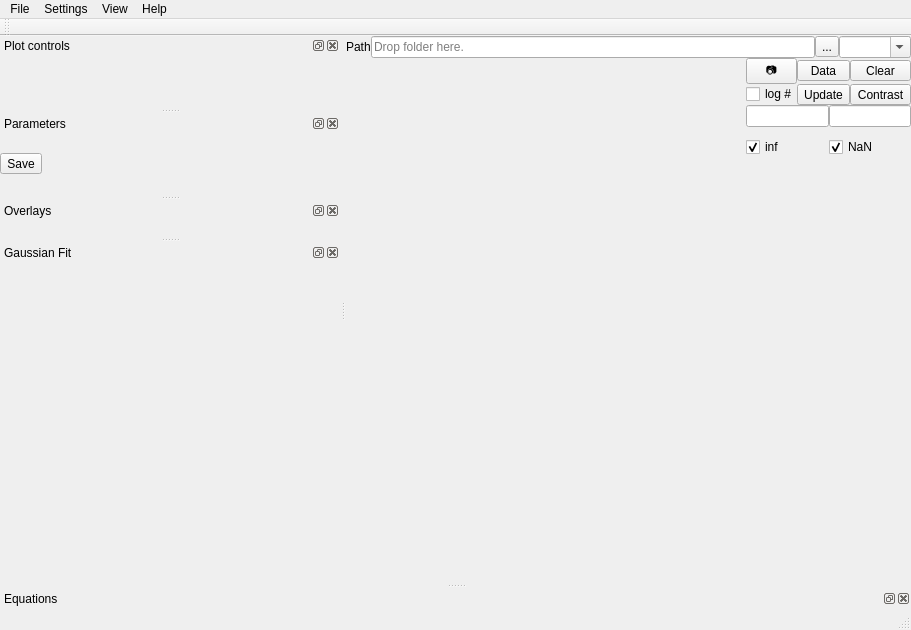
<?xml version="1.0" encoding="UTF-8"?>
<ui version="4.0">
 <class>MainWindow</class>
 <widget class="QMainWindow" name="MainWindow">
  <property name="geometry">
   <rect>
    <x>0</x>
    <y>0</y>
    <width>900</width>
    <height>630</height>
   </rect>
  </property>
  <property name="windowTitle">
   <string>ndxplorer</string>
  </property>
  <property name="windowIcon">
   <iconset>
    <normaloff>:/icons/icon.svg</normaloff>:/icons/icon.svg</iconset>
  </property>
  <widget class="QWidget" name="centralwidget">
   <layout class="QVBoxLayout" name="verticalLayout">
    <property name="spacing">
     <number>0</number>
    </property>
    <property name="leftMargin">
     <number>0</number>
    </property>
    <property name="topMargin">
     <number>0</number>
    </property>
    <property name="rightMargin">
     <number>0</number>
    </property>
    <property name="bottomMargin">
     <number>0</number>
    </property>
    <item>
     <layout class="QHBoxLayout" name="horizontalLayout">
      <property name="spacing">
       <number>0</number>
      </property>
      <item>
       <widget class="QLabel" name="label_2">
        <property name="text">
         <string>Path</string>
        </property>
       </widget>
      </item>
      <item>
       <widget class="QLineEdit" name="lineEditWorkingPath">
        <property name="placeholderText">
         <string>Drop folder here.</string>
        </property>
       </widget>
      </item>
      <item>
       <widget class="QToolButton" name="toolButtonChangePath">
        <property name="toolTipDuration">
         <number>-1</number>
        </property>
        <property name="text">
         <string>...</string>
        </property>
       </widget>
      </item>
      <item>
       <widget class="QComboBox" name="comboBoxCmap">
        <property name="sizePolicy">
         <sizepolicy hsizetype="Fixed" vsizetype="Fixed">
          <horstretch>0</horstretch>
          <verstretch>0</verstretch>
         </sizepolicy>
        </property>
        <property name="editable">
         <bool>true</bool>
        </property>
       </widget>
      </item>
     </layout>
    </item>
    <item>
     <widget class="QWidget" name="widget_2" native="true">
      <property name="sizePolicy">
       <sizepolicy hsizetype="Preferred" vsizetype="Preferred">
        <horstretch>1</horstretch>
        <verstretch>1</verstretch>
       </sizepolicy>
      </property>
      <layout class="QGridLayout" name="gridLayout">
       <property name="leftMargin">
        <number>0</number>
       </property>
       <property name="topMargin">
        <number>0</number>
       </property>
       <property name="rightMargin">
        <number>0</number>
       </property>
       <property name="bottomMargin">
        <number>0</number>
       </property>
       <property name="spacing">
        <number>0</number>
       </property>
       <item row="1" column="0">
        <widget class="QWidget" name="widget_4" native="true">
         <property name="sizePolicy">
          <sizepolicy hsizetype="Expanding" vsizetype="Expanding">
           <horstretch>1</horstretch>
           <verstretch>1</verstretch>
          </sizepolicy>
         </property>
         <property name="minimumSize">
          <size>
           <width>400</width>
           <height>400</height>
          </size>
         </property>
         <layout class="QVBoxLayout" name="verticalLayout_12">
          <property name="spacing">
           <number>0</number>
          </property>
          <property name="leftMargin">
           <number>0</number>
          </property>
          <property name="topMargin">
           <number>0</number>
          </property>
          <property name="rightMargin">
           <number>0</number>
          </property>
          <property name="bottomMargin">
           <number>0</number>
          </property>
          <item>
           <layout class="QVBoxLayout" name="verticalLayout_11">
            <property name="spacing">
             <number>0</number>
            </property>
           </layout>
          </item>
         </layout>
        </widget>
       </item>
       <item row="1" column="1">
        <widget class="QWidget" name="widget_5" native="true">
         <property name="sizePolicy">
          <sizepolicy hsizetype="Minimum" vsizetype="Expanding">
           <horstretch>0</horstretch>
           <verstretch>0</verstretch>
          </sizepolicy>
         </property>
         <property name="minimumSize">
          <size>
           <width>150</width>
           <height>0</height>
          </size>
         </property>
         <property name="maximumSize">
          <size>
           <width>16777215</width>
           <height>16777215</height>
          </size>
         </property>
         <layout class="QVBoxLayout" name="verticalLayout_8">
          <property name="spacing">
           <number>0</number>
          </property>
          <property name="leftMargin">
           <number>0</number>
          </property>
          <property name="topMargin">
           <number>0</number>
          </property>
          <property name="rightMargin">
           <number>0</number>
          </property>
          <property name="bottomMargin">
           <number>0</number>
          </property>
          <item>
           <layout class="QVBoxLayout" name="verticalLayout_yhist">
            <property name="spacing">
             <number>0</number>
            </property>
            <property name="rightMargin">
             <number>0</number>
            </property>
           </layout>
          </item>
         </layout>
        </widget>
       </item>
       <item row="0" column="0">
        <widget class="QWidget" name="widget_3" native="true">
         <property name="sizePolicy">
          <sizepolicy hsizetype="Expanding" vsizetype="Minimum">
           <horstretch>0</horstretch>
           <verstretch>0</verstretch>
          </sizepolicy>
         </property>
         <property name="minimumSize">
          <size>
           <width>0</width>
           <height>110</height>
          </size>
         </property>
         <property name="maximumSize">
          <size>
           <width>16777215</width>
           <height>16777215</height>
          </size>
         </property>
         <layout class="QVBoxLayout" name="verticalLayout_6">
          <property name="spacing">
           <number>0</number>
          </property>
          <property name="leftMargin">
           <number>0</number>
          </property>
          <property name="topMargin">
           <number>0</number>
          </property>
          <property name="rightMargin">
           <number>0</number>
          </property>
          <property name="bottomMargin">
           <number>0</number>
          </property>
          <item>
           <layout class="QVBoxLayout" name="verticalLayout_xhist">
            <property name="spacing">
             <number>0</number>
            </property>
            <property name="topMargin">
             <number>0</number>
            </property>
           </layout>
          </item>
         </layout>
        </widget>
       </item>
       <item row="0" column="1">
        <widget class="QWidget" name="widget_6" native="true">
         <layout class="QVBoxLayout" name="verticalLayout_17">
          <property name="spacing">
           <number>0</number>
          </property>
          <property name="leftMargin">
           <number>0</number>
          </property>
          <property name="topMargin">
           <number>0</number>
          </property>
          <property name="rightMargin">
           <number>0</number>
          </property>
          <property name="bottomMargin">
           <number>0</number>
          </property>
          <item>
           <layout class="QVBoxLayout" name="verticalLayout_2">
            <property name="spacing">
             <number>0</number>
            </property>
            <item>
             <layout class="QGridLayout" name="gridLayout_2">
              <property name="spacing">
               <number>0</number>
              </property>
              <item row="2" column="1">
               <widget class="QToolButton" name="toolButton_3">
                <property name="enabled">
                 <bool>true</bool>
                </property>
                <property name="sizePolicy">
                 <sizepolicy hsizetype="Minimum" vsizetype="Fixed">
                  <horstretch>0</horstretch>
                  <verstretch>0</verstretch>
                 </sizepolicy>
                </property>
                <property name="text">
                 <string>Data</string>
                </property>
               </widget>
              </item>
              <item row="3" column="2">
               <widget class="QToolButton" name="toolButton_AutoContrast">
                <property name="sizePolicy">
                 <sizepolicy hsizetype="Fixed" vsizetype="Fixed">
                  <horstretch>0</horstretch>
                  <verstretch>0</verstretch>
                 </sizepolicy>
                </property>
                <property name="text">
                 <string>Contrast</string>
                </property>
               </widget>
              </item>
              <item row="6" column="0" colspan="3">
               <layout class="QHBoxLayout" name="horizontalLayout_4">
                <property name="spacing">
                 <number>0</number>
                </property>
                <item>
                 <widget class="QLineEdit" name="lineEditCountCurrent">
                  <property name="sizePolicy">
                   <sizepolicy hsizetype="Ignored" vsizetype="Fixed">
                    <horstretch>0</horstretch>
                    <verstretch>0</verstretch>
                   </sizepolicy>
                  </property>
                 </widget>
                </item>
                <item>
                 <widget class="QLineEdit" name="lineEditCountTotal">
                  <property name="sizePolicy">
                   <sizepolicy hsizetype="Ignored" vsizetype="Fixed">
                    <horstretch>0</horstretch>
                    <verstretch>0</verstretch>
                   </sizepolicy>
                  </property>
                  <property name="maximumSize">
                   <size>
                    <width>16777215</width>
                    <height>16777215</height>
                   </size>
                  </property>
                  <property name="baseSize">
                   <size>
                    <width>0</width>
                    <height>0</height>
                   </size>
                  </property>
                  <property name="maxLength">
                   <number>10</number>
                  </property>
                  <property name="readOnly">
                   <bool>true</bool>
                  </property>
                 </widget>
                </item>
               </layout>
              </item>
              <item row="3" column="1">
               <widget class="QToolButton" name="toolButtonUpdatePlot">
                <property name="enabled">
                 <bool>true</bool>
                </property>
                <property name="sizePolicy">
                 <sizepolicy hsizetype="Minimum" vsizetype="Fixed">
                  <horstretch>0</horstretch>
                  <verstretch>0</verstretch>
                 </sizepolicy>
                </property>
                <property name="toolTip">
                 <string>Update plot</string>
                </property>
                <property name="text">
                 <string>Update</string>
                </property>
               </widget>
              </item>
              <item row="2" column="2">
               <widget class="QToolButton" name="toolButtonClearPlot">
                <property name="enabled">
                 <bool>true</bool>
                </property>
                <property name="sizePolicy">
                 <sizepolicy hsizetype="Minimum" vsizetype="Fixed">
                  <horstretch>0</horstretch>
                  <verstretch>0</verstretch>
                 </sizepolicy>
                </property>
                <property name="toolTip">
                 <string>Clear plot</string>
                </property>
                <property name="text">
                 <string>Clear</string>
                </property>
               </widget>
              </item>
              <item row="2" column="0">
               <widget class="QToolButton" name="toolButton_screenshot">
                <property name="sizePolicy">
                 <sizepolicy hsizetype="Minimum" vsizetype="Minimum">
                  <horstretch>0</horstretch>
                  <verstretch>0</verstretch>
                 </sizepolicy>
                </property>
                <property name="font">
                 <font>
                  <pointsize>8</pointsize>
                 </font>
                </property>
                <property name="text">
                 <string>📷</string>
                </property>
               </widget>
              </item>
              <item row="3" column="0">
               <widget class="QCheckBox" name="checkBoxLogCounts">
                <property name="enabled">
                 <bool>true</bool>
                </property>
                <property name="sizePolicy">
                 <sizepolicy hsizetype="Preferred" vsizetype="Fixed">
                  <horstretch>0</horstretch>
                  <verstretch>0</verstretch>
                 </sizepolicy>
                </property>
                <property name="text">
                 <string>log #</string>
                </property>
               </widget>
              </item>
             </layout>
            </item>
            <item>
             <layout class="QGridLayout" name="gridLayout_3">
              <item row="1" column="2">
               <widget class="QCheckBox" name="checkBoxMaskNaN">
                <property name="sizePolicy">
                 <sizepolicy hsizetype="Preferred" vsizetype="Fixed">
                  <horstretch>0</horstretch>
                  <verstretch>0</verstretch>
                 </sizepolicy>
                </property>
                <property name="text">
                 <string>NaN</string>
                </property>
                <property name="checked">
                 <bool>true</bool>
                </property>
               </widget>
              </item>
              <item row="0" column="1" colspan="2">
               <layout class="QHBoxLayout" name="horizontalLayout_3"/>
              </item>
              <item row="1" column="1">
               <widget class="QCheckBox" name="checkBoxMaskInf">
                <property name="sizePolicy">
                 <sizepolicy hsizetype="Preferred" vsizetype="Fixed">
                  <horstretch>0</horstretch>
                  <verstretch>0</verstretch>
                 </sizepolicy>
                </property>
                <property name="text">
                 <string>inf</string>
                </property>
                <property name="checked">
                 <bool>true</bool>
                </property>
               </widget>
              </item>
             </layout>
            </item>
           </layout>
          </item>
         </layout>
        </widget>
       </item>
      </layout>
     </widget>
    </item>
   </layout>
  </widget>
  <widget class="QMenuBar" name="menubar">
   <property name="geometry">
    <rect>
     <x>0</x>
     <y>0</y>
     <width>900</width>
     <height>21</height>
    </rect>
   </property>
   <widget class="QMenu" name="menuFile">
    <property name="title">
     <string>File</string>
    </property>
    <widget class="QMenu" name="menuOpen_Monte_Carlo">
     <property name="title">
      <string>Import</string>
     </property>
     <addaction name="separator"/>
     <addaction name="actionOpenCsv"/>
     <addaction name="separator"/>
     <addaction name="actionOpenMfdHdf5"/>
     <addaction name="actionOpenParisDataset"/>
     <addaction name="actionOpenChiSurfSampling"/>
    </widget>
    <widget class="QMenu" name="menuSave">
     <property name="title">
      <string>Save</string>
     </property>
     <addaction name="separator"/>
     <addaction name="actionBurst_IDs"/>
     <addaction name="actionHistograms"/>
    </widget>
    <addaction name="menuOpen_Monte_Carlo"/>
    <addaction name="separator"/>
    <addaction name="menuSave"/>
    <addaction name="separator"/>
    <addaction name="actionMake_Report"/>
    <addaction name="actionPrint_window"/>
    <addaction name="separator"/>
    <addaction name="actionExit"/>
   </widget>
   <widget class="QMenu" name="menuSettings">
    <property name="title">
     <string>Settings</string>
    </property>
    <widget class="QMenu" name="menuSave_settings">
     <property name="title">
      <string>Save settings</string>
     </property>
     <addaction name="actionSave_axis_settings"/>
     <addaction name="actionConstants"/>
     <addaction name="actionEquations"/>
    </widget>
    <addaction name="actionPerformanceSettings"/>
    <addaction name="actionLoad_settings"/>
    <addaction name="menuSave_settings"/>
    <addaction name="actionSet_default_axis"/>
   </widget>
   <widget class="QMenu" name="menuView">
    <property name="title">
     <string>View</string>
    </property>
    <addaction name="action_dock_Plot_view"/>
    <addaction name="action_dock_Parameters_view"/>
    <addaction name="action_dock_Overlays_view"/>
    <addaction name="actionFit_Gaussians"/>
    <addaction name="action_dock_Equations_view"/>
    <addaction name="actionUMAP"/>
    <addaction name="separator"/>
    <addaction name="actionAxisControl"/>
   </widget>
   <widget class="QMenu" name="menuHelp">
    <property name="title">
     <string>Help</string>
    </property>
    <addaction name="actionHelp"/>
    <addaction name="separator"/>
    <addaction name="actionFix_Report_Tool"/>
    <addaction name="actionAbout"/>
    <addaction name="actionUpdate"/>
   </widget>
   <addaction name="menuFile"/>
   <addaction name="menuSettings"/>
   <addaction name="menuView"/>
   <addaction name="menuHelp"/>
  </widget>
  <widget class="QStatusBar" name="statusbar"/>
  <widget class="QDockWidget" name="dockWidget_PlotControl">
   <property name="minimumSize">
    <size>
     <width>80</width>
     <height>38</height>
    </size>
   </property>
   <property name="windowTitle">
    <string>Plot controls</string>
   </property>
   <attribute name="dockWidgetArea">
    <number>1</number>
   </attribute>
   <widget class="QWidget" name="dockWidgetContents">
    <layout class="QVBoxLayout" name="verticalLayout_14">
     <property name="spacing">
      <number>0</number>
     </property>
     <property name="leftMargin">
      <number>0</number>
     </property>
     <property name="topMargin">
      <number>0</number>
     </property>
     <property name="rightMargin">
      <number>0</number>
     </property>
     <property name="bottomMargin">
      <number>0</number>
     </property>
     <item>
      <layout class="QVBoxLayout" name="verticalLayout_3">
       <property name="spacing">
        <number>0</number>
       </property>
      </layout>
     </item>
    </layout>
   </widget>
  </widget>
  <widget class="QDockWidget" name="dockWidget_Parameters">
   <property name="minimumSize">
    <size>
     <width>80</width>
     <height>43</height>
    </size>
   </property>
   <property name="windowTitle">
    <string>Parameters</string>
   </property>
   <attribute name="dockWidgetArea">
    <number>1</number>
   </attribute>
   <widget class="QWidget" name="dockWidgetContents_2">
    <layout class="QVBoxLayout" name="verticalLayout_9">
     <property name="spacing">
      <number>0</number>
     </property>
     <property name="leftMargin">
      <number>0</number>
     </property>
     <property name="topMargin">
      <number>0</number>
     </property>
     <property name="rightMargin">
      <number>0</number>
     </property>
     <property name="bottomMargin">
      <number>0</number>
     </property>
     <item>
      <layout class="QVBoxLayout" name="verticalLayout_4">
       <property name="spacing">
        <number>0</number>
       </property>
       <item>
        <widget class="QToolButton" name="toolButton_parameter_save">
         <property name="text">
          <string>Save</string>
         </property>
        </widget>
       </item>
      </layout>
     </item>
    </layout>
   </widget>
  </widget>
  <widget class="QDockWidget" name="dockWidget_Overlays">
   <property name="windowTitle">
    <string>Overlays</string>
   </property>
   <attribute name="dockWidgetArea">
    <number>1</number>
   </attribute>
   <widget class="QWidget" name="dockWidgetContents_3">
    <layout class="QVBoxLayout" name="verticalLayout_13">
     <property name="spacing">
      <number>0</number>
     </property>
     <property name="leftMargin">
      <number>0</number>
     </property>
     <property name="topMargin">
      <number>0</number>
     </property>
     <property name="rightMargin">
      <number>0</number>
     </property>
     <property name="bottomMargin">
      <number>0</number>
     </property>
     <item>
      <layout class="QVBoxLayout" name="verticalLayout_10">
       <property name="spacing">
        <number>0</number>
       </property>
      </layout>
     </item>
    </layout>
   </widget>
  </widget>
  <widget class="QDockWidget" name="dockWidget_Equations">
   <property name="enabled">
    <bool>true</bool>
   </property>
   <property name="toolTip">
    <string>Equations that will be used for computed parameters.</string>
   </property>
   <property name="floating">
    <bool>false</bool>
   </property>
   <property name="windowTitle">
    <string>Equations</string>
   </property>
   <attribute name="dockWidgetArea">
    <number>8</number>
   </attribute>
   <widget class="QWidget" name="dockWidgetContents_4">
    <layout class="QVBoxLayout" name="verticalLayout_16">
     <property name="spacing">
      <number>0</number>
     </property>
     <property name="leftMargin">
      <number>0</number>
     </property>
     <property name="topMargin">
      <number>0</number>
     </property>
     <property name="rightMargin">
      <number>0</number>
     </property>
     <property name="bottomMargin">
      <number>0</number>
     </property>
     <item>
      <layout class="QVBoxLayout" name="verticalLayout_15"/>
     </item>
    </layout>
   </widget>
  </widget>
  <widget class="QToolBar" name="toolBar">
   <property name="windowTitle">
    <string>toolBar</string>
   </property>
   <attribute name="toolBarArea">
    <enum>TopToolBarArea</enum>
   </attribute>
   <attribute name="toolBarBreak">
    <bool>false</bool>
   </attribute>
  </widget>
  <widget class="QDockWidget" name="dockWidget_Fit">
   <property name="minimumSize">
    <size>
     <width>340</width>
     <height>180</height>
    </size>
   </property>
   <property name="windowTitle">
    <string>Gaussian Fit</string>
   </property>
   <attribute name="dockWidgetArea">
    <number>1</number>
   </attribute>
   <widget class="QWidget" name="dockWidgetContents_5">
    <layout class="QVBoxLayout" name="verticalLayout_19">
     <property name="spacing">
      <number>0</number>
     </property>
     <property name="leftMargin">
      <number>0</number>
     </property>
     <property name="topMargin">
      <number>0</number>
     </property>
     <property name="rightMargin">
      <number>0</number>
     </property>
     <property name="bottomMargin">
      <number>0</number>
     </property>
     <item>
      <layout class="QVBoxLayout" name="verticalLayout_18">
       <property name="spacing">
        <number>0</number>
       </property>
      </layout>
     </item>
    </layout>
   </widget>
  </widget>
  <action name="actionExit">
   <property name="text">
    <string>Exit</string>
   </property>
  </action>
  <action name="actionOpenChiSurfSampling">
   <property name="text">
    <string>ChiSurf-Sampling</string>
   </property>
  </action>
  <action name="actionOpenMfdHdf5">
   <property name="text">
    <string>Analysis file (*.zip, *.hdf)</string>
   </property>
  </action>
  <action name="actionLoad_settings">
   <property name="text">
    <string>Load settings</string>
   </property>
  </action>
  <action name="actionOpenParisDataset">
   <property name="text">
    <string>Analysis-Folder</string>
   </property>
   <property name="shortcut">
    <string>Ctrl+I</string>
   </property>
  </action>
  <action name="actionSave_axis_settings">
   <property name="text">
    <string>Axis settings</string>
   </property>
  </action>
  <action name="actionPerformanceSettings">
   <property name="text">
    <string>Performance Settings</string>
   </property>
   <property name="toolTip">
    <string>Configure performance settings for histogram computation, memory usage, and optimization features</string>
   </property>
  </action>
  <action name="actionBurst_IDs">
   <property name="text">
    <string>Burst IDs</string>
   </property>
   <property name="shortcut">
    <string/>
   </property>
  </action>
  <action name="actionHistograms">
   <property name="text">
    <string>Histograms</string>
   </property>
  </action>
  <action name="actionUpdate_plot">
   <property name="text">
    <string>Update plot</string>
   </property>
  </action>
  <action name="actionClear_plot">
   <property name="text">
    <string>Clear plot</string>
   </property>
  </action>
  <action name="actionMask_toggle_changed">
   <property name="text">
    <string>Mask toggle changed</string>
   </property>
  </action>
  <action name="actionConstants">
   <property name="text">
    <string>Constants</string>
   </property>
  </action>
  <action name="actionEquations">
   <property name="text">
    <string>Equations</string>
   </property>
  </action>
  <action name="actionOpenCsv">
   <property name="text">
    <string>Import Text files (*.csv,*.dat)</string>
   </property>
   <property name="shortcut">
    <string>Ctrl+O</string>
   </property>
  </action>
  <action name="actionSelect_working_path">
   <property name="text">
    <string>Select working path</string>
   </property>
  </action>
  <action name="action_dock_Plot_view">
   <property name="checkable">
    <bool>true</bool>
   </property>
   <property name="checked">
    <bool>true</bool>
   </property>
   <property name="text">
    <string>Plot controls</string>
   </property>
  </action>
  <action name="action_dock_Parameters_view">
   <property name="checkable">
    <bool>true</bool>
   </property>
   <property name="checked">
    <bool>true</bool>
   </property>
   <property name="text">
    <string>Parameters</string>
   </property>
  </action>
  <action name="action_dock_Overlays_view">
   <property name="checkable">
    <bool>true</bool>
   </property>
   <property name="checked">
    <bool>true</bool>
   </property>
   <property name="text">
    <string>Overlays</string>
   </property>
  </action>
  <action name="action_dock_Equations_view">
   <property name="checkable">
    <bool>true</bool>
   </property>
   <property name="checked">
    <bool>false</bool>
   </property>
   <property name="text">
    <string>Equations</string>
   </property>
  </action>
  <action name="actionHelp">
   <property name="enabled">
    <bool>false</bool>
   </property>
   <property name="text">
    <string>Help</string>
   </property>
  </action>
  <action name="actionAbout">
   <property name="enabled">
    <bool>false</bool>
   </property>
   <property name="text">
    <string>About</string>
   </property>
  </action>
  <action name="actionUpdate">
   <property name="enabled">
    <bool>false</bool>
   </property>
   <property name="text">
    <string>Update</string>
   </property>
  </action>
  <action name="actionPrint_window">
   <property name="text">
    <string>Print window</string>
   </property>
   <property name="shortcut">
    <string/>
   </property>
  </action>
  <action name="actionUMAP">
   <property name="text">
    <string>UMAP</string>
   </property>
  </action>
  <action name="actionAxisControl">
   <property name="text">
    <string>Axis Control</string>
   </property>
   <property name="toolTip">
    <string>Control the visibility of axes in plots</string>
   </property>
  </action>
  <action name="actionMake_Report">
   <property name="text">
    <string>Make Report</string>
   </property>
  </action>
  <action name="actionFix_Report_Tool">
   <property name="text">
    <string>Fix Report Tool</string>
   </property>
  </action>
  <action name="actionFit_Gaussians">
   <property name="checkable">
    <bool>true</bool>
   </property>
   <property name="checked">
    <bool>false</bool>
   </property>
   <property name="text">
    <string>Fit Gaussians</string>
   </property>
  </action>
  <action name="actionSet_default_axis">
   <property name="text">
    <string>Set default axis</string>
   </property>
  </action>
 </widget>
 <resources/>
 <connections>
  <connection>
   <sender>toolButtonUpdatePlot</sender>
   <signal>clicked()</signal>
   <receiver>actionUpdate_plot</receiver>
   <slot>trigger()</slot>
   <hints>
    <hint type="sourcelabel">
     <x>1026</x>
     <y>56</y>
    </hint>
    <hint type="destinationlabel">
     <x>-1</x>
     <y>-1</y>
    </hint>
   </hints>
  </connection>
  <connection>
   <sender>toolButtonClearPlot</sender>
   <signal>clicked()</signal>
   <receiver>actionClear_plot</receiver>
   <slot>trigger()</slot>
   <hints>
    <hint type="sourcelabel">
     <x>1073</x>
     <y>50</y>
    </hint>
    <hint type="destinationlabel">
     <x>-1</x>
     <y>-1</y>
    </hint>
   </hints>
  </connection>
  <connection>
   <sender>checkBoxMaskNaN</sender>
   <signal>stateChanged(int)</signal>
   <receiver>actionMask_toggle_changed</receiver>
   <slot>trigger()</slot>
   <hints>
    <hint type="sourcelabel">
     <x>1028</x>
     <y>69</y>
    </hint>
    <hint type="destinationlabel">
     <x>-1</x>
     <y>-1</y>
    </hint>
   </hints>
  </connection>
  <connection>
   <sender>checkBoxMaskInf</sender>
   <signal>stateChanged(int)</signal>
   <receiver>actionMask_toggle_changed</receiver>
   <slot>trigger()</slot>
   <hints>
    <hint type="sourcelabel">
     <x>1073</x>
     <y>69</y>
    </hint>
    <hint type="destinationlabel">
     <x>-1</x>
     <y>-1</y>
    </hint>
   </hints>
  </connection>
  <connection>
   <sender>toolButtonChangePath</sender>
   <signal>clicked()</signal>
   <receiver>actionSelect_working_path</receiver>
   <slot>trigger()</slot>
   <hints>
    <hint type="sourcelabel">
     <x>1079</x>
     <y>31</y>
    </hint>
    <hint type="destinationlabel">
     <x>-1</x>
     <y>-1</y>
    </hint>
   </hints>
  </connection>
  <connection>
   <sender>dockWidget_Overlays</sender>
   <signal>visibilityChanged(bool)</signal>
   <receiver>action_dock_Overlays_view</receiver>
   <slot>setChecked(bool)</slot>
   <hints>
    <hint type="sourcelabel">
     <x>140</x>
     <y>419</y>
    </hint>
    <hint type="destinationlabel">
     <x>-1</x>
     <y>-1</y>
    </hint>
   </hints>
  </connection>
  <connection>
   <sender>action_dock_Equations_view</sender>
   <signal>triggered(bool)</signal>
   <receiver>dockWidget_Equations</receiver>
   <slot>setVisible(bool)</slot>
   <hints>
    <hint type="sourcelabel">
     <x>-1</x>
     <y>-1</y>
    </hint>
    <hint type="destinationlabel">
     <x>444</x>
     <y>525</y>
    </hint>
   </hints>
  </connection>
  <connection>
   <sender>dockWidget_Equations</sender>
   <signal>visibilityChanged(bool)</signal>
   <receiver>action_dock_Equations_view</receiver>
   <slot>setChecked(bool)</slot>
   <hints>
    <hint type="sourcelabel">
     <x>444</x>
     <y>525</y>
    </hint>
    <hint type="destinationlabel">
     <x>-1</x>
     <y>-1</y>
    </hint>
   </hints>
  </connection>
  <connection>
   <sender>action_dock_Overlays_view</sender>
   <signal>triggered(bool)</signal>
   <receiver>dockWidget_Overlays</receiver>
   <slot>setVisible(bool)</slot>
   <hints>
    <hint type="sourcelabel">
     <x>-1</x>
     <y>-1</y>
    </hint>
    <hint type="destinationlabel">
     <x>140</x>
     <y>419</y>
    </hint>
   </hints>
  </connection>
  <connection>
   <sender>action_dock_Plot_view</sender>
   <signal>triggered(bool)</signal>
   <receiver>dockWidget_PlotControl</receiver>
   <slot>setVisible(bool)</slot>
   <hints>
    <hint type="sourcelabel">
     <x>-1</x>
     <y>-1</y>
    </hint>
    <hint type="destinationlabel">
     <x>140</x>
     <y>92</y>
    </hint>
   </hints>
  </connection>
  <connection>
   <sender>dockWidget_PlotControl</sender>
   <signal>visibilityChanged(bool)</signal>
   <receiver>action_dock_Plot_view</receiver>
   <slot>setChecked(bool)</slot>
   <hints>
    <hint type="sourcelabel">
     <x>140</x>
     <y>92</y>
    </hint>
    <hint type="destinationlabel">
     <x>-1</x>
     <y>-1</y>
    </hint>
   </hints>
  </connection>
  <connection>
   <sender>action_dock_Parameters_view</sender>
   <signal>triggered(bool)</signal>
   <receiver>dockWidget_Parameters</receiver>
   <slot>setVisible(bool)</slot>
   <hints>
    <hint type="sourcelabel">
     <x>-1</x>
     <y>-1</y>
    </hint>
    <hint type="destinationlabel">
     <x>140</x>
     <y>252</y>
    </hint>
   </hints>
  </connection>
  <connection>
   <sender>dockWidget_Parameters</sender>
   <signal>visibilityChanged(bool)</signal>
   <receiver>action_dock_Parameters_view</receiver>
   <slot>setChecked(bool)</slot>
   <hints>
    <hint type="sourcelabel">
     <x>140</x>
     <y>252</y>
    </hint>
    <hint type="destinationlabel">
     <x>-1</x>
     <y>-1</y>
    </hint>
   </hints>
  </connection>
  <connection>
   <sender>comboBoxCmap</sender>
   <signal>currentIndexChanged(int)</signal>
   <receiver>actionUpdate_plot</receiver>
   <slot>trigger()</slot>
   <hints>
    <hint type="sourcelabel">
     <x>773</x>
     <y>64</y>
    </hint>
    <hint type="destinationlabel">
     <x>-1</x>
     <y>-1</y>
    </hint>
   </hints>
  </connection>
  <connection>
   <sender>actionFit_Gaussians</sender>
   <signal>triggered(bool)</signal>
   <receiver>dockWidget_Fit</receiver>
   <slot>setVisible(bool)</slot>
   <hints>
    <hint type="sourcelabel">
     <x>-1</x>
     <y>-1</y>
    </hint>
    <hint type="destinationlabel">
     <x>48</x>
     <y>536</y>
    </hint>
   </hints>
  </connection>
 </connections>
</ui>
